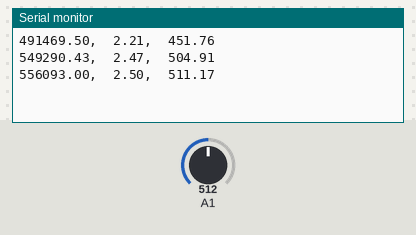
Recording of a sketch running on a simulated Arduino Uno, built with avr-gcc and run on an emulated ATmega328P. On the bench: the last lines printed to the serial monitor. The test bench sets the inputs (shaded band); at power-on: A1 = 512.

Above: at 1.2 s.
1.3 s: A1 set to 716
At 1.9 s:
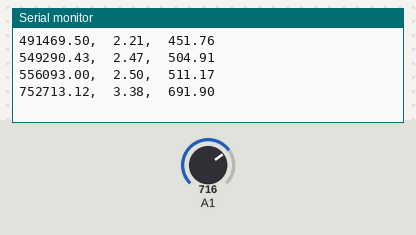
2.8 s: A1 set to 900
At 3.4 s:
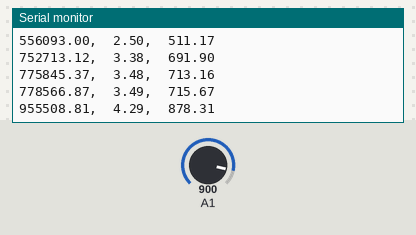
Timing chart, 0 to 5.8 s (numbered marks = the images above; inputs shaded):
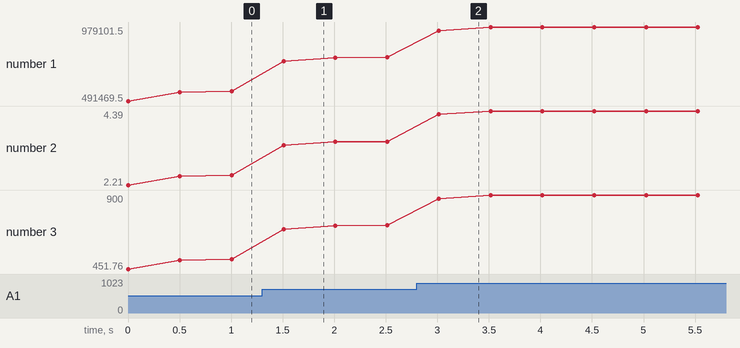

The sketch:

hw3.ino
```cpp
float sensorValue;
  float sensorVoltage;
  float R1=0;
  float R2=1114000;
  int Vin=5;
  int i;


void setup()
{
 Serial.begin(9600);

}

void loop()
{
  for (i=0;i<=5;i++)
    sensorValue = 0.7* sensorValue + 0.3* analogRead(A1);
  sensorVoltage = sensorValue * 5 / 1024;
  // sensorVoltage= Vin * R1 / (R1+R2)
  R1 = sensorVoltage * (R2) / Vin ;
  Serial.print(R1); Serial.print(",  ");
  Serial.print(sensorVoltage); Serial.print(",  ");
  Serial.println(sensorValue);
  delay(500);
}
```

Measured:
- after the input at 1.3 s, the serial monitor: prints a new line after 0.21 s (image 1)
- after the input at 2.8 s, the serial monitor: prints a new line after 0.22 s (image 2)
- plotted number 1: 556093 → 778566.87 after the input at 1.3 s, 778566.87 → 979101.5 after the input at 2.8 s
- plotted number 2: 2.5 → 3.49 after the input at 1.3 s, 3.49 → 4.39 after the input at 2.8 s
- plotted number 3: 511.17 → 715.67 after the input at 1.3 s, 715.67 → 900 after the input at 2.8 s
